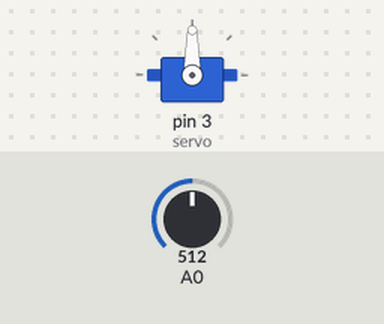
Recording of a sketch running on a simulated Arduino Uno, built with avr-gcc and run on an emulated ATmega328P. On the bench: servo. The inputs (shaded band) are chosen by the test bench; at power-on: A0 = 512.

Above: at 1.2 s.
1.3 s: A0 set to 716
At 2.3 s:
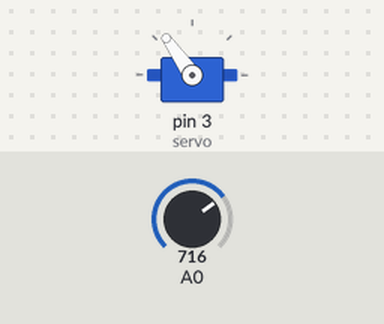
2.8 s: A0 set to 900
At 3.4 s:
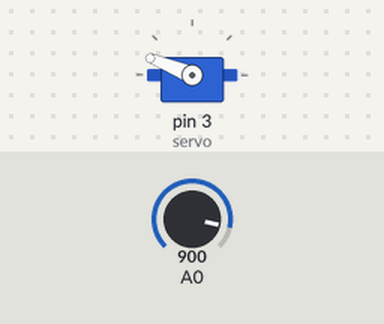
4.3 s: A0 set to 1023
At 4.6 s:
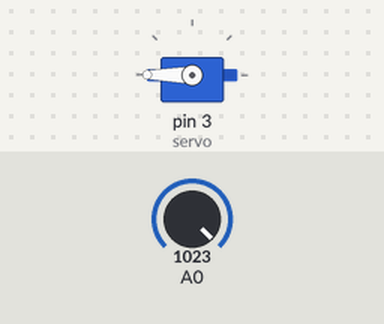
5.8 s: A0 set to 306
At 6.9 s:
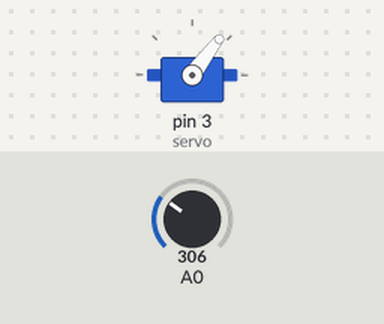
7.3 s: A0 set to 122
At 8.1 s:
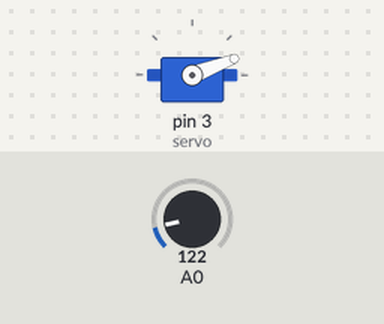
Timing chart, 0 to 9.8 s (numbered marks = the images above; inputs shaded):
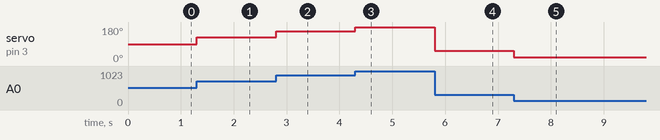

Measured:
- after the input at 1.3 s, servo on pin 3 (servo): 90° → 125° at once
- after the input at 2.8 s, servo on pin 3 (servo): 125° → 158° at once
- after the input at 4.3 s, servo on pin 3 (servo): 158° → 180° at once
- after the input at 5.8 s, servo on pin 3 (servo): 180° → 53° at once
- after the input at 7.3 s, servo on pin 3 (servo): 53° → 21° at once

The sketch:

servo.ino
```cpp
#include<Servo.h>

Servo servo;

void setup() {
  // put your setup code here, to run once:
  servo.attach(3);
}

void loop() {
  // put your main code here, to run repeatedly:
  int val=analogRead(0);

  int deg=map(val, 0, 1023, 0, 180);
  servo.write(deg);
}
```
